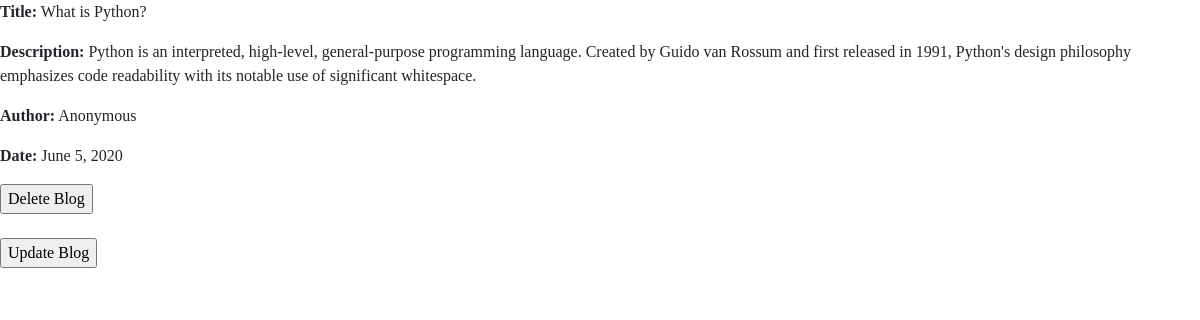
/detailview/29, run on the app's committed database.
### djangoblog/models.py (models this page shows)
class BlogApp(models.Model):
	title=models.CharField(max_length=88)
	description=models.TextField(blank=False)
	author=models.CharField(max_length=20)
	date=models.DateField(auto_now_add=True)

### djangoblog/views.py (the view)
# urls.py: path('detailview/<str:id>',views.detail,name='detailview'),
def detail(request,id):
	context={}
	form=BlogApp.objects.get(id=id)
	context['form']=form
	return render(request,'detail.html',context)

### djangoblog/templates/detail.html (shortened to what this page needs)
<!DOCTYPE html>
<html>
<head>
<link rel="stylesheet" href="https://stackpath.bootstrapcdn.com/bootstrap/4.3.1/css/bootstrap.min.css">
</head>
<body style='font-family: "Satisfy", cursive;background-color: #f6666'>
	<p><b>Title:</b> {{form.title}}</p>
	<p><b>Description:</b> {{form.description}}</p>
	<p><b>Author:</b> {{form.author}}</p>
	<p><b>Date: </b>{{form.date}}</p>
    <form action="{% url 'delete' form.id %}" method="POST">
    <input type="submit" value="Delete Blog">
    </form>
<br>
    <form action="{% url 'update' form.id %}" method="POST">
    <input type="submit" value="Update Blog">
    </form>
	</body>
</html>

### data on the page
BlogApp: title "What is Python?", description "Python is an interpreted, high-level, general-purpose programming language. Created by Guido van Rossum and first released in 1991, Python's design philosophy emphasizes code readability with its notable use of significant whitespace.", author "Anonymous", date "June 5, 2020"
